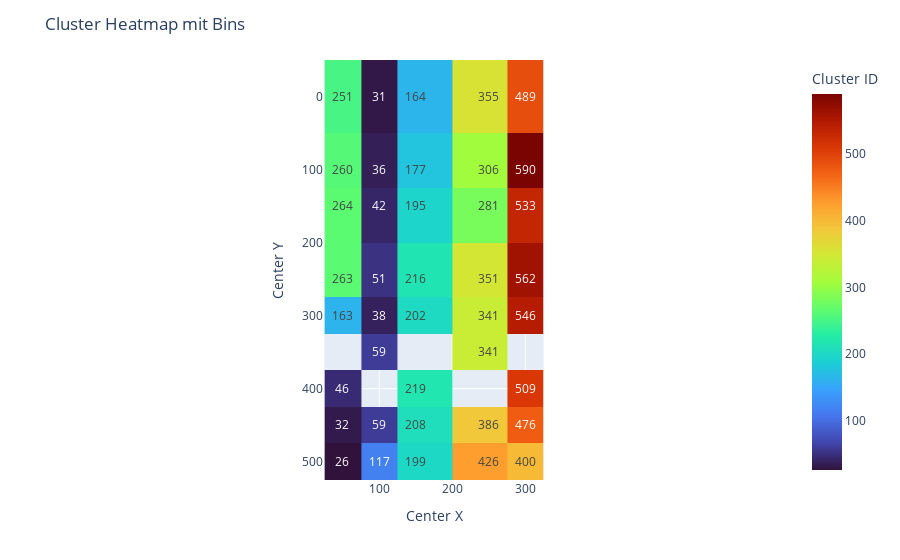

Here is the notebook cell this chart was saved with:
### Code cell
import pandas as pd
import numpy as np
import plotly.express as px

# Angenommen, df ist dein vorhandener DataFrame
# Beispielhafte Struktur des DataFrames:
# df = pd.DataFrame({
#     'Center X': [...],
#     'Center Y': [...],
#     'Area': [...]
# })

# Definiere die Bin-Grenzen
x_bins = np.arange(0, df['Center X'].max() + 50, 50)  # Binning für Center X
y_bins = np.arange(0, df['Center Y'].max() + 50, 50)  # Binning für Center Y

# Teile die Daten in Bins ein
df['x_bin'] = pd.cut(df['Center X'], bins=x_bins, labels=x_bins[:-1], include_lowest=True)
df['y_bin'] = pd.cut(df['Center Y'], bins=y_bins, labels=y_bins[:-1], include_lowest=True)

# Erstelle eine Pivot-Tabelle
heatmap_data = df.pivot_table(index='y_bin', columns='x_bin', values='Area', aggfunc='max')

# Erstelle die Heatmap
fig = px.imshow(
    heatmap_data,
    color_continuous_scale= 'turbo',  # Farbskala 'Viridis'
    labels={'color': 'Cluster ID'},
    x=heatmap_data.columns,  # Spaltennamen für die x-Achse
    y=heatmap_data.index,    # Zeilennamen für die y-Achse
    text_auto=True           # Automatische Anzeige der Cluster-ID in den Zellen
)

# Layout anpassen und Diagramm anzeigen
fig.update_layout(
    title='Cluster Heatmap mit Bins',
    xaxis_title='Center X',
    yaxis_title='Center Y'
)

fig.show()

### Figure 1 — Plotly figure (JSON) as saved in the notebook; plotly's stock layout.template omitted (floating-point values rounded to 4 significant figures)
{"data": [{"coloraxis": "coloraxis", "hovertemplate": "x_bin: %{x}<br>y_bin: %{y}<br>Cluster ID: %{z}<extra></extra>", "name": "0", "texttemplate": "%{z}", "type": "heatmap", "x": [50, 100, 150, 250, 300], "xaxis": "x", "y": [0, 100, 150, 250, 300, 350, 400, 450, 500], "yaxis": "y", "z": [[251, 31, 164, 355, 489], [260, 36, 177, 306, 590], [264, 42, 195, 281, 533], [263, 51, 216, 351, 562], [163, 38, 202, 341, 546], [null, 59, null, 341, null], [46, null, 219, null, 509], [32, 59, 208, 386, 476], [26, 117, 199, 426, 400]]}], "layout": {"coloraxis": {"colorbar": {"title": {"text": "Cluster ID"}}, "colorscale": [[0, "#30123b"], [0.07143, "#4145ab"], [0.1429, "#4675ed"], [0.2143, "#39a2fc"], [0.2857, "#1bcfd4"], [0.3571, "#24eca6"], [0.4286, "#61fc6c"], [0.5, "#a4fc3b"], [0.5714, "#d1e834"], [0.6429, "#f3c63a"], [0.7143, "#fe9b2d"], [0.7857, "#f36315"], [0.8571, "#d93806"], [0.9286, "#b11901"], [1, "#7a0402"]]}, "margin": {"t": 60}, "title": {"text": "Cluster Heatmap mit Bins"}, "xaxis": {"anchor": "y", "constrain": "domain", "domain": [0, 1], "scaleanchor": "y", "title": {"text": "Center X"}}, "yaxis": {"anchor": "x", "autorange": "reversed", "constrain": "domain", "domain": [0, 1], "title": {"text": "Center Y"}}}}
